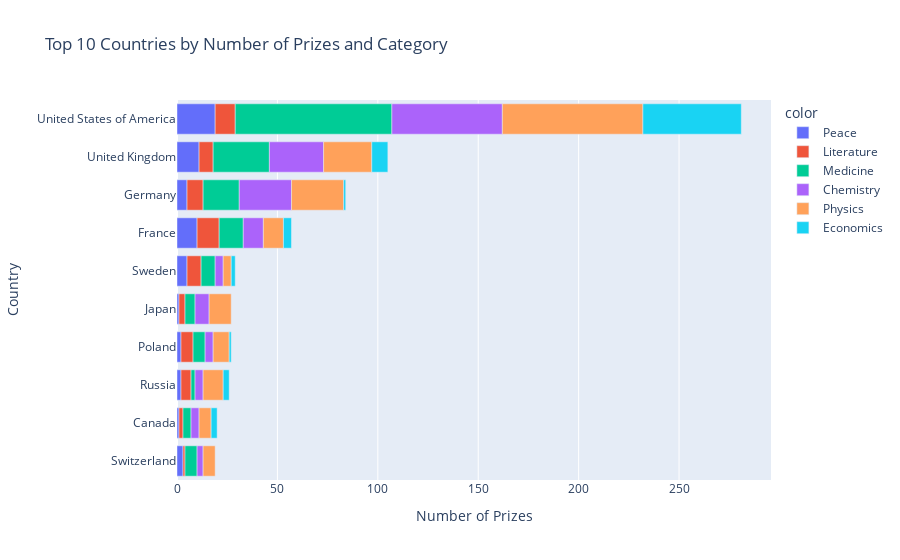

Write notebook code for a chart like this one.
### Code cell
# counting the number of prizes each country have by category
cat_country = df_data.groupby(['birth_country_current', 'category'], 
                               as_index=False).agg({'prize': pd.Series.count})
cat_country.sort_values(by='prize', ascending=False, inplace=True)
# cat_country.tail(15)
merged_df = pd.merge(cat_country, top20_countries, on='birth_country_current')

# changing column names
merged_df.columns = ['birth_country_current', 'category', 'cat_prize', 'total_prize'] 
merged_df.sort_values(by='total_prize', inplace=True)
# merged_df.tail(10)

# plotting bar chart
cat_cntry_bar = px.bar(x=merged_df.cat_prize,
                       y=merged_df.birth_country_current,
                       color=merged_df.category,
                       orientation='h',
                       title='Top 10 Countries by Number of Prizes and Category')

cat_cntry_bar.update_layout(xaxis_title='Number of Prizes', 
                            yaxis_title='Country')
cat_cntry_bar.show()

### Figure 1 — Plotly figure (JSON) as saved in the notebook; plotly's stock layout.template omitted (floating-point values rounded to 4 significant figures)
{"data": [{"alignmentgroup": "True", "hovertemplate": "color=Peace<br>x=%{x}<br>y=%{y}<extra></extra>", "legendgroup": "Peace", "marker": {"color": "#636efa", "pattern": {"shape": ""}}, "name": "Peace", "offsetgroup": "Peace", "orientation": "h", "showlegend": true, "textposition": "auto", "type": "bar", "x": [3, 1, 2, 2, 1, 5, 10, 5, 11, 19], "xaxis": "x", "y": ["Switzerland", "Canada", "Russia", "Poland", "Japan", "Sweden", "France", "Germany", "United Kingdom", "United States of America"], "yaxis": "y"}, {"alignmentgroup": "True", "hovertemplate": "color=Literature<br>x=%{x}<br>y=%{y}<extra></extra>", "legendgroup": "Literature", "marker": {"color": "#EF553B", "pattern": {"shape": ""}}, "name": "Literature", "offsetgroup": "Literature", "orientation": "h", "showlegend": true, "textposition": "auto", "type": "bar", "x": [1, 2, 5, 6, 3, 7, 11, 8, 7, 10], "xaxis": "x", "y": ["Switzerland", "Canada", "Russia", "Poland", "Japan", "Sweden", "France", "Germany", "United Kingdom", "United States of America"], "yaxis": "y"}, {"alignmentgroup": "True", "hovertemplate": "color=Medicine<br>x=%{x}<br>y=%{y}<extra></extra>", "legendgroup": "Medicine", "marker": {"color": "#00cc96", "pattern": {"shape": ""}}, "name": "Medicine", "offsetgroup": "Medicine", "orientation": "h", "showlegend": true, "textposition": "auto", "type": "bar", "x": [6, 4, 2, 6, 5, 7, 12, 18, 28, 78], "xaxis": "x", "y": ["Switzerland", "Canada", "Russia", "Poland", "Japan", "Sweden", "France", "Germany", "United Kingdom", "United States of America"], "yaxis": "y"}, {"alignmentgroup": "True", "hovertemplate": "color=Chemistry<br>x=%{x}<br>y=%{y}<extra></extra>", "legendgroup": "Chemistry", "marker": {"color": "#ab63fa", "pattern": {"shape": ""}}, "name": "Chemistry", "offsetgroup": "Chemistry", "orientation": "h", "showlegend": true, "textposition": "auto", "type": "bar", "x": [3, 4, 4, 4, 7, 4, 10, 26, 27, 55], "xaxis": "x", "y": ["Switzerland", "Canada", "Russia", "Poland", "Japan", "Sweden", "France", "Germany", "United Kingdom", "United States of America"], "yaxis": "y"}, {"alignmentgroup": "True", "hovertemplate": "color=Physics<br>x=%{x}<br>y=%{y}<extra></extra>", "legendgroup": "Physics", "marker": {"color": "#FFA15A", "pattern": {"shape": ""}}, "name": "Physics", "offsetgroup": "Physics", "orientation": "h", "showlegend": true, "textposition": "auto", "type": "bar", "x": [6, 6, 10, 11, 8, 4, 10, 26, 24, 70], "xaxis": "x", "y": ["Switzerland", "Canada", "Russia", "Japan", "Poland", "Sweden", "France", "Germany", "United Kingdom", "United States of America"], "yaxis": "y"}, {"alignmentgroup": "True", "hovertemplate": "color=Economics<br>x=%{x}<br>y=%{y}<extra></extra>", "legendgroup": "Economics", "marker": {"color": "#19d3f3", "pattern": {"shape": ""}}, "name": "Economics", "offsetgroup": "Economics", "orientation": "h", "showlegend": true, "textposition": "auto", "type": "bar", "x": [3, 3, 1, 2, 4, 1, 8, 49], "xaxis": "x", "y": ["Canada", "Russia", "Poland", "Sweden", "France", "Germany", "United Kingdom", "United States of America"], "yaxis": "y"}], "layout": {"autosize": true, "barmode": "relative", "legend": {"title": {"text": "color"}, "tracegroupgap": 0}, "title": {"text": "Top 10 Countries by Number of Prizes and Category"}, "xaxis": {"anchor": "y", "autorange": true, "domain": [0, 1], "range": [0, 295.8], "title": {"text": "Number of Prizes"}, "type": "linear"}, "yaxis": {"anchor": "x", "autorange": true, "domain": [0, 1], "range": [-0.5, 9.5], "title": {"text": "Country"}, "type": "category"}}}
